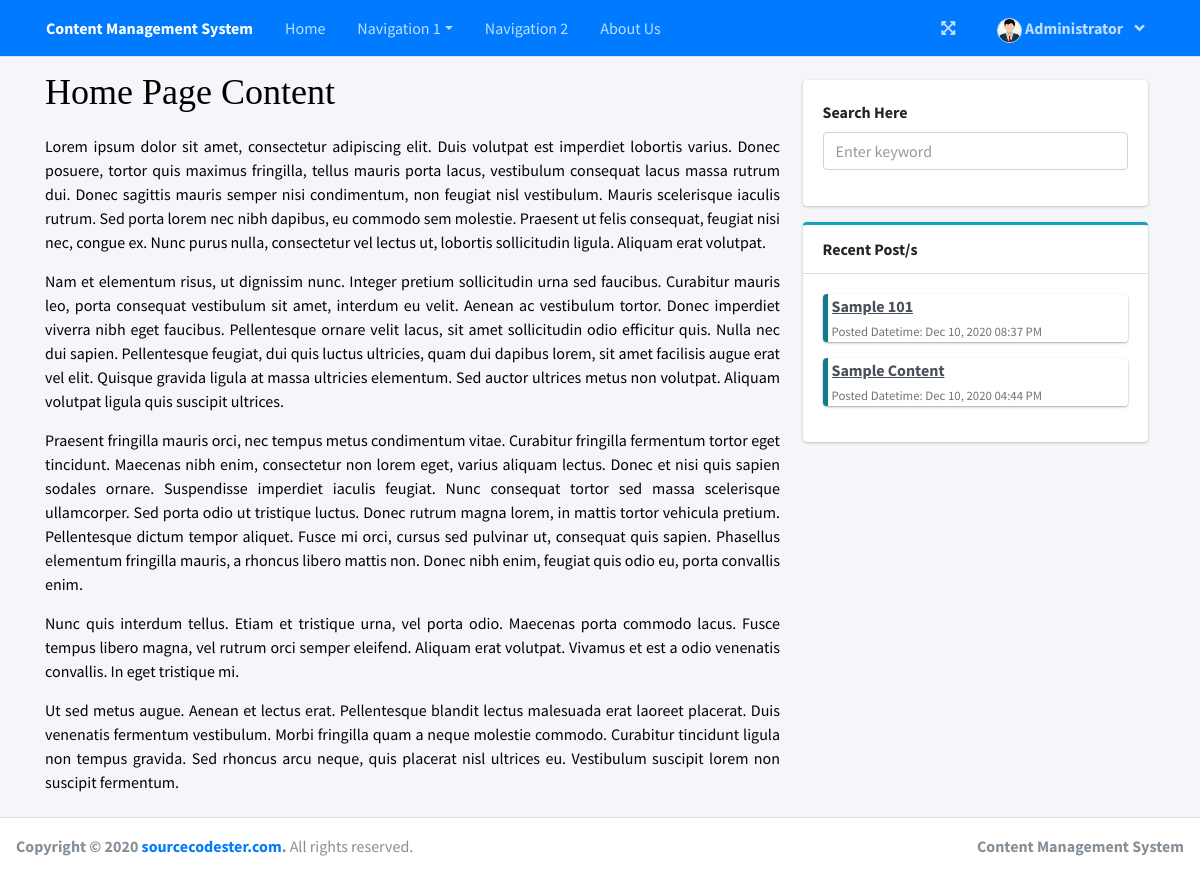
The page / (signed in) on the database its author committed.
### tables this page shows
CREATE TABLE `categories` (
  `id` int(30) NOT NULL,
  `category` varchar(200) NOT NULL,
  `link` text NOT NULL,
  `type` int(1) NOT NULL DEFAULT 1 COMMENT '1=content, 2= list-page',
  `order_by` int(30) NOT NULL,
  `is_root` tinyint(1) NOT NULL DEFAULT 1,
  `parent_id` int(30) NOT NULL,
  `date_created` datetime NOT NULL DEFAULT current_timestamp()
);

CREATE TABLE `contents` (
  `id` int(30) NOT NULL,
  `title` text NOT NULL,
  `category_id` int(30) NOT NULL,
  `author_id` int(30) NOT NULL,
  `meta_keywords` text NOT NULL,
  `meta_description` text NOT NULL,
  `link` text NOT NULL,
  `banner_img` text NOT NULL,
  `date_created` datetime NOT NULL DEFAULT current_timestamp(),
  `date_modified` datetime DEFAULT NULL ON UPDATE current_timestamp()
);

### recent.php (the view, shortened to what this page needs)
<?php include 'db_connect.php' ?>
<div class="container-fluid" style="position:sticky;top:5rem">
    <div class="d-block w-100">
    <div class="card">
        <div class="card-body">
            <form action="" id="search_content">
                <div class="form-group">
                    <label for="search">Search Here</label>
                    <input type="search" name="search" class="form-control" placeholder="Enter keyword" value="<?php echo isset($_GET['s']) ? $_GET['s'] : '';  ?>" id="search">
                </div>
            </form>
        </div>
    </div>
        <div class="card card-outline card-info">
            <div class="card-header">
                <b>Recent Post/s</b>
            </div>
            <div class="card-body">
                <?php
                    $qry = $conn->query("SELECT * FROM contents order by unix_timestamp(date_created) desc limit 15");
                    while($row=$qry->fetch_assoc()):
                ?>
                    <div class="callout callout-info px-1 py-0">
                        <dl>
                            <dt class="truncate-1"><a target="_blank" href="./index.php?page=view&cid=<?php echo md5($row['id']) ?>"><?php echo $row['title'] ?></a></dt>
                            <dd><small class="text-muted">Posted Datetime: <?php echo date("M d, Y h:i A",strtotime($row['date_created'])) ?></small></dd>
                        </dl>
                    </div>
                <?php endwhile; ?>
            </div>
        </div>
    </div>
</div>

### topbar.php (shortened to what this page needs)
  <nav class="main-header navbar navbar-expand navbar-primary navbar-dark ">
    <div class="container">
    <ul class="navbar-nav">
      <li>
        <a class="nav-link text-white"  href="./" role="button"> <large><b><?php echo $_SESSION['system']['name'] ?></b></large></a>
      </li>
      <li class="nav-item">
            <a href="./" class="nav-link">Home</a>
        </li>
      <?php
        $categories = $conn->query("SELECT * FROM categories order by order_by asc");
        $cats = array();
        while($row=$categories->fetch_assoc()){
          $cats[$row['parent_id']][]= $row;
        }
      ?>
      <?php if(count($cats) > 0 ): ?>
              <?php foreach($cats[0] as $k => $row): ?>
               <li class="nav-item position-relative <?php echo isset($cats[$row['id']]) ? 'dropdown-hover' : ''  ?>">
                  <a href="./<?php echo $row['link'] ?>" <?php echo isset($cats[$row['id']]) ? 'data-toggle="dropdown" aria-haspopup="true" aria-expanded="false" class="nav-link dropdown-toggle "' : ' class="nav-link"' ?>><?php echo $row['category'] ?></a>
               </li>
        <?php endforeach; ?>
        <?php endif; ?>
        <li class="nav-item">
            <a href="./index.php?page=about" class="nav-link">About Us</a>
        </li>
    </ul>
    <ul class="navbar-nav ml-auto">
      <li class="nav-item">
        <a class="nav-link" data-widget="fullscreen" href="#" role="button">
          <i class="fas fa-expand-arrows-alt"></i>
        </a>
      </li>
       <?php if(!isset($_SESSION['login_id'])): ?>
          <li class="nav-item">
            <a class="nav-link nav-login" href="login.php" id="login">
              <b>Signin</b>
            </a>
          </li>
        <?php else: ?>
     <li class="nav-item dropdown">
            <a class="nav-link"  data-toggle="dropdown" aria-expanded="true" href="javascript:void(0)">
              <span>
                <div class="d-felx badge-pill">
                  <span class=""><img src="assets/uploads/<?php echo $_SESSION['login_avatar'] ?>" alt="" class="user-img border "></span>
                  <span><b><?php echo ucwords($_SESSION['login_firstname']) ?></b></span>
                  <span class="fa fa-angle-down ml-2"></span>
                </div>
              </span>
            </a>
      </li>
<?php endif; ?>
    </ul>
    </div>
  </nav>

### topbar.php (style rules this page uses)
.user-img { border-radius: 50%; height: 25px; width: 25px; object-fit: cover; }

### rows shown on the page
categories: category "Navigation 1"
categories: category "Navigation 2"
contents: title "Sample 101", date_created "Dec 10, 2020 08:37 PM"
contents: title "Sample Content", date_created "Dec 10, 2020 04:44 PM"

### other values the page prints
$_SESSION['system']['name'] "Content Management System"
$_SESSION['login_firstname'] "Administrator"
